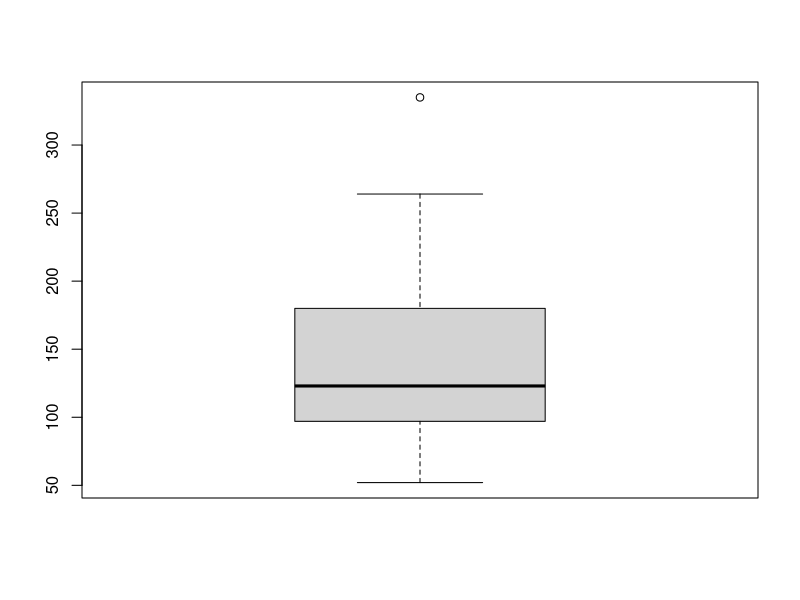
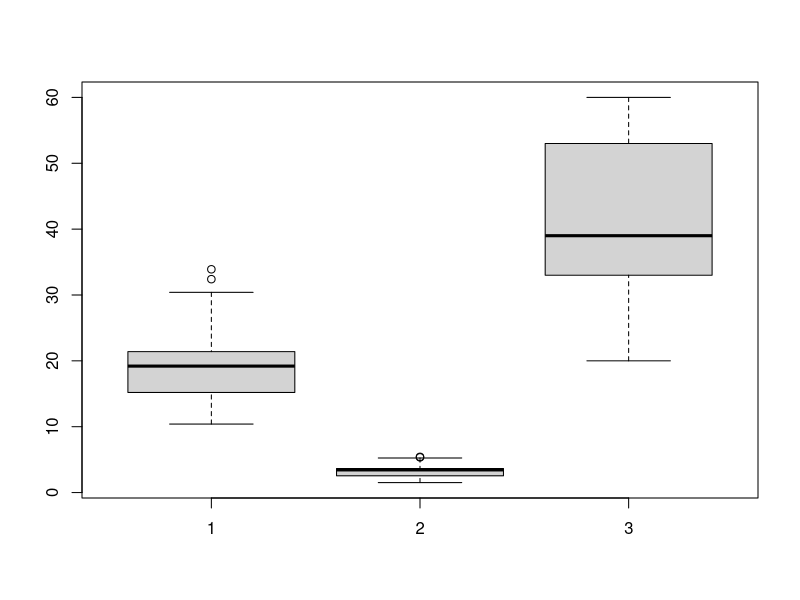
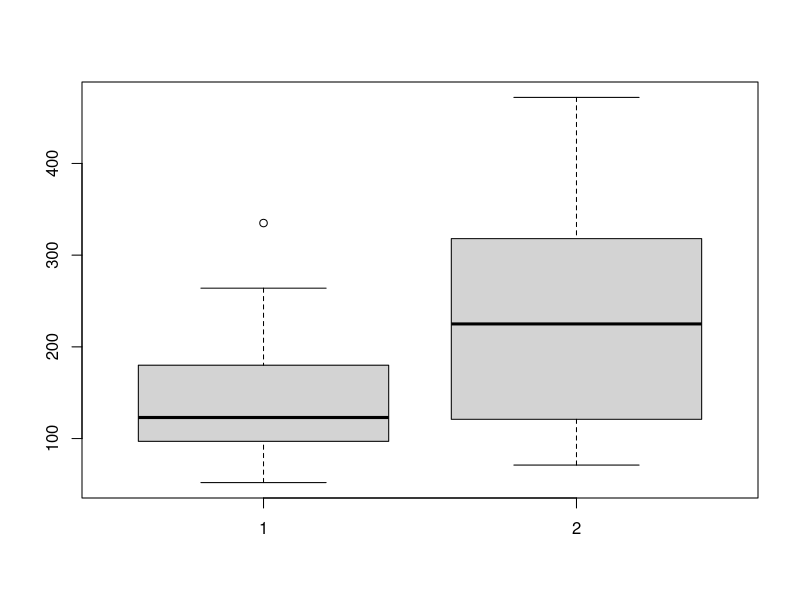
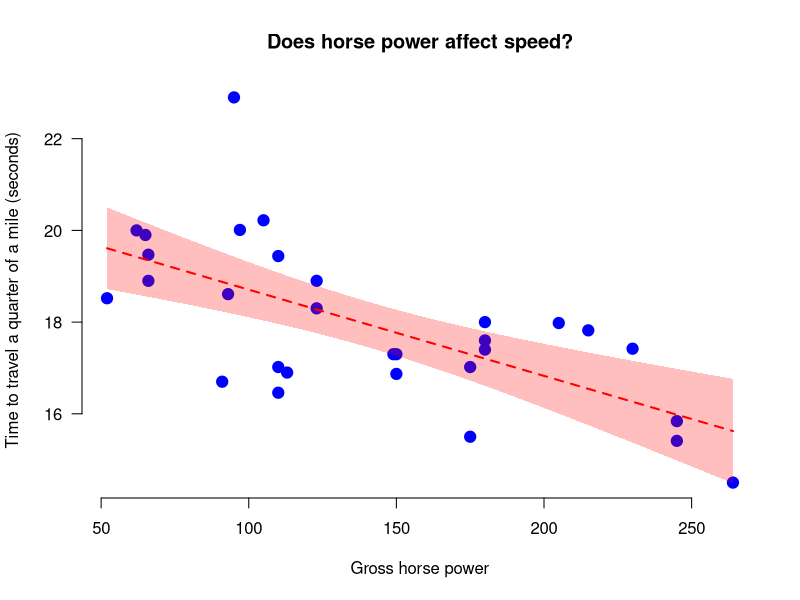

Recreate these plots in R, in order.
## ---- chunk 1
knitr::opts_chunk$set(echo = TRUE)
## ---- chunk 2
library(knitr) # Nice tables
library(kableExtra) # Extra nice tables
## ---- chunk 3
prettyTable <- function(table){
  
  # Use the kable function to create a nicer formatted table
  kable(table) %>%
  
    # Set the format
    kable_styling(bootstrap_options="striped", # Set the colour of rows
                  full_width=FALSE, # Make the table not stretch to fit the page
                  position="left") %>% # Position the table on the left
  
    # Make the table scrollable
    scroll_box(height = "400px")
}
## ---- chunk 4
# Load the openxlsx library
library(openxlsx)
## ---- chunk 5
motorCarTrends <- read.csv("data/carInfo_27-05-20.csv", header= TRUE)
## ---- chunk 6
# Check out the names of the MotorCarTrends variable
names(motorCarTrends)

# Check the class of the MotorCarTrends variable
class(motorCarTrends)

# Check the classes of each column in the MotorCarTrends dataframe
colClasses <- sapply(motorCarTrends, FUN=class)
print(colClasses)

# Check the dimensions of the MotorCarTrends dataframe
dim(motorCarTrends)

# View the first 5 rows of the table
head(motorCarTrends, n=5)

# View the last 5 rows of the table
tail(motorCarTrends, n=5)

# Lastly let's print the table so we can interact with it
prettyTable(motorCarTrends)
## ---- chunk 7
# Read in dataframes that want to merge  
motorCarPrices<- read.csv("data/carPrices_27-05-20.csv") # motorCarTrends has already been read in

# Check that the ID column in each table
table(motorCarTrends$Id %in% motorCarPrices$Id)
table(motorCarPrices$Id %in% motorCarTrends$Id)

# Merge two data frames by the Id column
mergedMotorCarTrends <- merge(motorCarTrends, motorCarPrices, by="Id")

# Take a look at the new data
head(mergedMotorCarTrends)
## ---- chunk 8
# Set the engine shape and transmission type columns to be categorical
mergedMotorCarTrends$vs <- as.factor(mergedMotorCarTrends$vs) # Engine shape
mergedMotorCarTrends$am <- as.factor(mergedMotorCarTrends$am) # Transmission type

# Take a look at the column classes again
colClasses <- sapply(mergedMotorCarTrends, FUN=class)
print(colClasses)

# And take a look at the table again - note it hasn't changed
head(mergedMotorCarTrends)
## ---- chunk 9
# Create a vector of the new names
newColumnNames <- c("IdentificationNumber","CarModel", "MilesPerGallon", "NumberOfCylinders", "Displacement", "HorsePower", "RearAxelRatio", "Weight", "TimeToQuarterMile", "EngineShape", "TransmissionType", "NumberForwardGears", "NumberOfCarburetors", "CostOfCar", "AgeOfBuyer", "GenderOfBuyer")

# Rename the columns of the mergedMotorCarTrends dataframe
colnames(mergedMotorCarTrends) <- newColumnNames

# Take another look at the table
head(mergedMotorCarTrends)
## ---- chunk 10
str(mergedMotorCarTrends)
## ---- chunk 11
summary(mergedMotorCarTrends)
## ---- chunk 12
# base R solution to re-code gender column
females <- c("Female", "Fem", "F")
males <- c("Male", "M")
mergedMotorCarTrends$GenderOfBuyer[mergedMotorCarTrends$GenderOfBuyer %in% females] <- "Female"
mergedMotorCarTrends$GenderOfBuyer[mergedMotorCarTrends$GenderOfBuyer %in% males] <- "Male"

# Another simpler solution solution
mergedMotorCarTrends$GenderOfBuyer <- ifelse(grepl(pattern="^F", mergedMotorCarTrends$GenderOfBuyer), "Female", "Male")
## ---- chunk 13
# Investigate for duplicates
duplicatedRows <- which(duplicated(mergedMotorCarTrends)) #selects all replicated rows
duplicatedRows
mergedMotorCarTrendsWithoutDuplicates <- mergedMotorCarTrends[-duplicatedRows, ]
## ---- chunk 14
# Calculate percentage of missing data 
calculatePercentageMissingData <- function(column, table) {
  
  # Count the number of NAs
  numberNAs <- sum(is.na(table[, column])) # Why does this work?
  
  # Convert this to a proportion of values in column that are NA
  proportionNAs <- numberNAs / nrow(table)
  
  # Return the proportion as a percentage
  return(proportionNAs * 100)
}

# Use the function calculate the percentage of NAs in each column
percentageNAs <- sapply(colnames(mergedMotorCarTrendsWithoutDuplicates), FUN=calculatePercentageMissingData, mergedMotorCarTrendsWithoutDuplicates)
percentageNAs

# Replace missing data with mean, median or mode values
mergedMotorCarTrendsWithoutDuplicates$MilesPerGallon[which(is.na(mergedMotorCarTrendsWithoutDuplicates$MilesPerGallon))]<- 19.60 # mean of MilesPerGallon

mergedMotorCarTrendsWithoutDuplicates$HorsePower[which(is.na(mergedMotorCarTrendsWithoutDuplicates$HorsePower))]<- 149 # mean of HorsePower

mergedMotorCarTrendsWithoutDuplicates$TransmissionType[which(is.na(mergedMotorCarTrendsWithoutDuplicates$TransmissionType))]<- 0 # mode of TransmissionType

# Check for missing values
sum(is.na(mergedMotorCarTrendsWithoutDuplicates))
## ---- chunk 15
# Make a boxplot
str(mergedMotorCarTrendsWithoutDuplicates)
boxplot(mergedMotorCarTrendsWithoutDuplicates$HorsePower)

# Make multiple boxplots on one axis 
MilesPerGallon<- mergedMotorCarTrendsWithoutDuplicates$MilesPerGallon #Single variable to create a vector that will plot multiple boxplots  
Weight<- mergedMotorCarTrendsWithoutDuplicates$Weight
AgeOfBuyer<- mergedMotorCarTrendsWithoutDuplicates$AgeOfBuyer
boxplot(MilesPerGallon, Weight, AgeOfBuyer)

HorsePower<- mergedMotorCarTrendsWithoutDuplicates$HorsePower # Can not always put boxplots on same axis due to the range of values
Displacement<- mergedMotorCarTrendsWithoutDuplicates$Displacement
boxplot(HorsePower, Displacement)

# Identify outlier values
boxplotStats <- boxplot.stats(HorsePower) #identifies outlier values

# Remove outliers from vector
HorsePower <- HorsePower[HorsePower %in% boxplotStats$out == FALSE] # Remove outliers from vector of values

# Replace outliers with NA value in data frame
mergedMotorCarTrendsWithoutDuplicates$HorsePower[mergedMotorCarTrendsWithoutDuplicates$HorsePower %in% boxplotStats$out] <- NA

## ---- chunk 16
# Much simpmler base R approach
mergedMotorCarTrendsWithoutDuplicates$CostPerMile <- mergedMotorCarTrendsWithoutDuplicates$MilesPerGallon / 10 #cost of gallon petrol is $10
## ---- chunk 17
# Categorising the ages of car buyers
ageCuts <- seq(from=0, to=100, by=10)
mergedMotorCarTrendsWithoutDuplicates$AgeCategories <- cut(mergedMotorCarTrendsWithoutDuplicates$AgeOfBuyer, 
                                                           breaks=ageCuts,
                                                           include.lowest=TRUE, # Include the loweest value in sequence (zero)
                                                           right=FALSE # Closed on left "[" and open on right ")" e.g. [0, 10) means values <= 0 and < 10
                                                           )
## ---- chunk 18
str(mergedMotorCarTrendsWithoutDuplicates)
## ---- chunk 19
summary(mergedMotorCarTrendsWithoutDuplicates)
## ---- chunk 20
# Write the data to a csv file
write.csv(mergedMotorCarTrendsWithoutDuplicates, file="carInfo-Prices_27-05-20.csv")
## ---- chunk 21
# Select the first 3 rows of the table
first3Rows <- mergedMotorCarTrendsWithoutDuplicates[1:3, ] # Leaving the columns part blank means select all
print(first3Rows)

# Select the data for miles per gallon and horse power
milesPerGallonAndHorsePower <- mergedMotorCarTrendsWithoutDuplicates[ , c("MilesPerGallon", "HorsePower")] # Select all rows and these columns
head(milesPerGallonAndHorsePower)
## ---- chunk 22
# Select the data for automatic cars with a high horsepower
automaticCarData <- mergedMotorCarTrendsWithoutDuplicates[mergedMotorCarTrendsWithoutDuplicates$TransmissionType == 0 & mergedMotorCarTrendsWithoutDuplicates$HorsePower > 150, ]

# Take a look at this subset
prettyTable(automaticCarData)
## ---- chunk 23
plot(x=mergedMotorCarTrendsWithoutDuplicates$HorsePower, y=mergedMotorCarTrendsWithoutDuplicates$TimeToQuarterMile,
     bty="n", # Remove box from around plot
     pch=19, # Set the plotting shape
     las=1, # Set the angle of tick labels to be horizontal
     main="Does horse power affect speed?", # Add a plot title
     ylab="Time to travel a quarter of a mile (seconds)", # Y axis label
     xlab="Gross horse power", # X axis label
     col="blue", # Set colour of points
     cex=1.5) # Set the size of the points

# Run a simple linear regression to test whether there is a relationship
linearModelResults <- lm(TimeToQuarterMile ~ HorsePower, data=mergedMotorCarTrendsWithoutDuplicates)

# Replace NA from the column HorsePower with the Mean HorsePower]

mergedMotorCarTrendsWithoutDuplicates$HorsePower[is.na(mergedMotorCarTrendsWithoutDuplicates$HorsePower)] = 147

# Generate some example horse power values - for predicting speed
horsePowerValues <- seq(min(mergedMotorCarTrendsWithoutDuplicates$HorsePower), max(mergedMotorCarTrendsWithoutDuplicates$HorsePower), by=1)

# Predict the time taken to travel a quarter mile for the example values
confidenceIntervals <- predict(linearModelResults, newdata=data.frame(HorsePower=horsePowerValues),
                               interval="confidence", # Record the confidence intervals around predicted values
                               level=0.95) # Set the level for the confidence intervals

# Add the confidence intervals onto the plot as a polygon
polygon(x=c(horsePowerValues, rev(horsePowerValues)),
        y=c(confidenceIntervals[, 2], rev(confidenceIntervals[,3])), 
        col=rgb(1,0,0, 0.25), # Set the colour to be red and slightly transparent
        border=NA) # Remove the border from around the polygon

# Add a line of best fit to the plot
lines(x=horsePowerValues, 
      y=confidenceIntervals[, 1],
      col="red", # Set the line colour to be red
      lty=2, # Set the type of the line to be dashed
      lwd=2) # Set the width of the line
